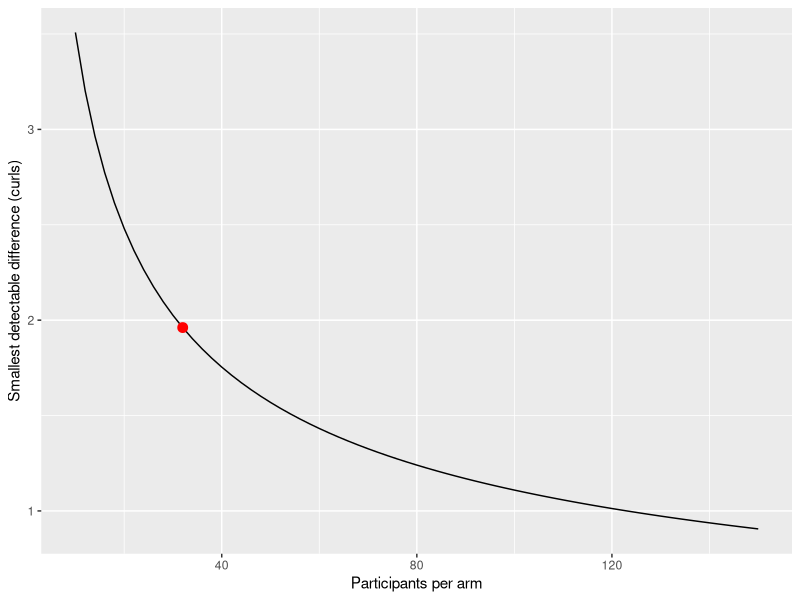
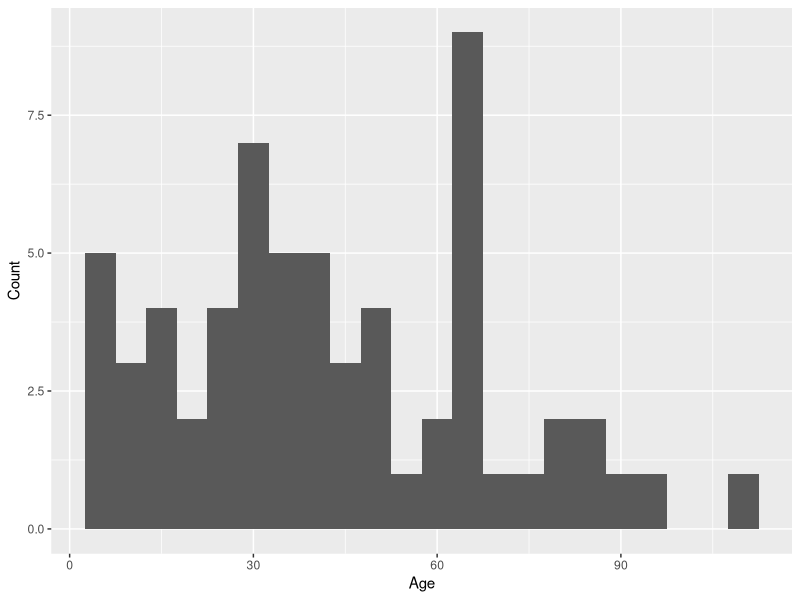
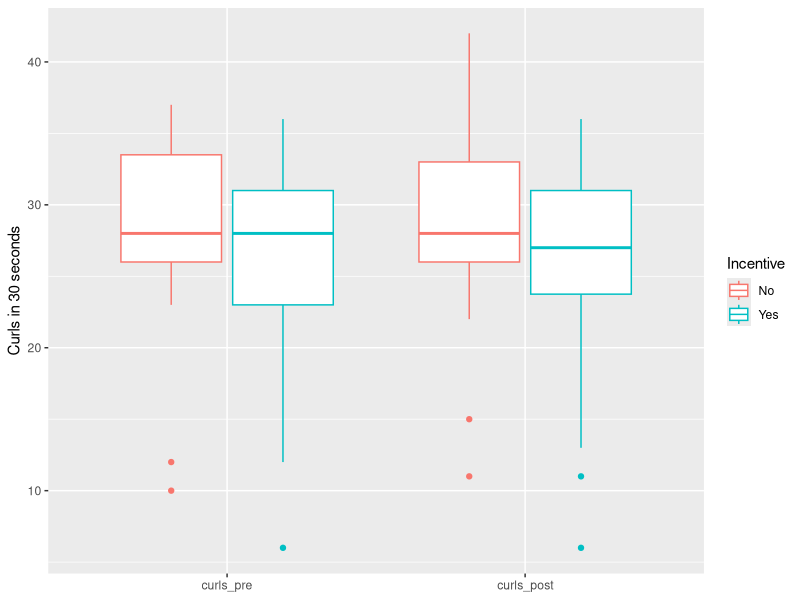
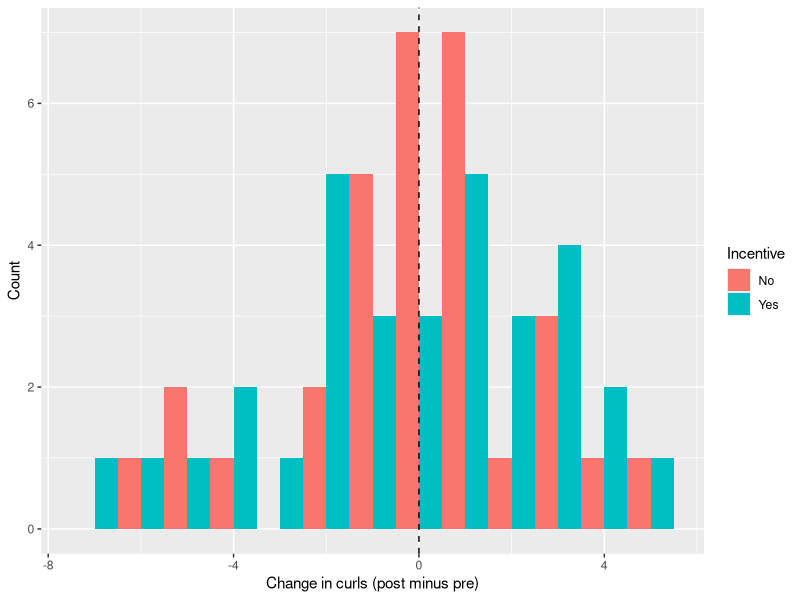
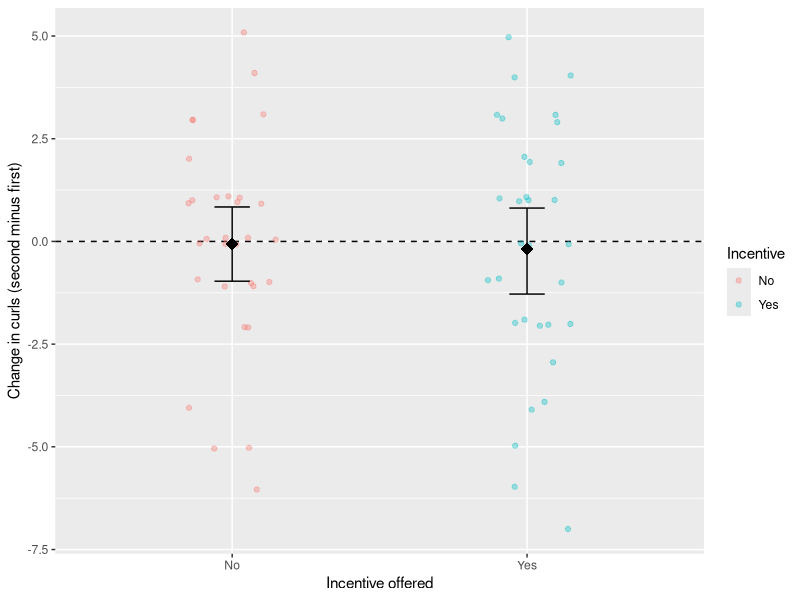
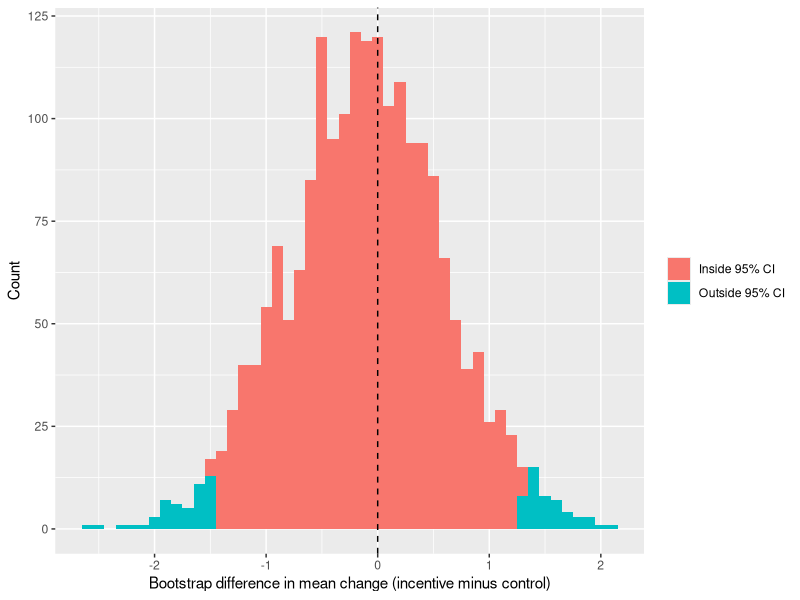

These charts were generated, in order, by the following R code:
## ---- chunk 1
library(tidyverse)
library(rsample)

# TODO: Include any other packages you need
## ---- chunk 2
sd_change <- 2.80
z_alpha <- qnorm(1 - 0.05 / 2)
z_beta <- qnorm(0.80)

tibble(n_per_arm = seq(10, 150, 2)) %>%
  mutate(detectable = (z_alpha + z_beta) * sd_change * sqrt(2 / n_per_arm)) %>%
  ggplot(aes(n_per_arm, detectable)) +
  geom_line() +
  geom_point(
    data = tibble(n_per_arm = 32,
                  detectable = (z_alpha + z_beta) * sd_change * sqrt(2 / 32)),
    colour = "red",
    size = 3
  ) +
  labs(
    x = "Participants per arm",
    y = "Smallest detectable difference (curls)"
  )
## ---- chunk 3
df_raw <- read_csv("./data/c10_combined.csv")

df_c10 <-
  df_raw %>%
  rename(
    person = `Person #`,
    house = `House #`,
    sex = Sex,
    age = Age,
    job = Job,
    income = Income,
    household_income = `Sum of everyone's census income at the same house number (master column B). Children and others with no income add 0. Household income`,
    married = Married,
    children = Children,
    curls_pre = `Curls 1`,
    curls_post = `Curls 2`,
    incentive = Incentive
  ) %>%
  mutate(change = curls_post - curls_pre)

df_c10 %>% glimpse()
## ---- chunk 4
df_c10 %>%
  ggplot(aes(age)) +
  geom_histogram(binwidth = 5) +
  labs(x = "Age", y = "Count")

df_c10 %>%
  mutate(age_group = cut(age, c(0, 18, 65, 120),
                         labels = c("under 18", "18 to 65", "over 65"))) %>%
  group_by(age_group) %>%
  summarize(
    n = n(),
    mean_curls_pre = round(mean(curls_pre), 1),
    mean_change = round(mean(change), 2)
  )
## ---- chunk 5
df_c10 %>%
  group_by(incentive) %>%
  summarize(
    n = n(),
    pct_female = round(100 * mean(sex == "female")),
    mean_age = round(mean(age), 1),
    mean_curls_pre = round(mean(curls_pre), 1)
  )
## ---- chunk 6
df_c10 %>%
  pivot_longer(
    cols = c(curls_pre, curls_post),
    names_to = "timing",
    values_to = "curls"
  ) %>%
  mutate(timing = fct_relevel(timing, "curls_pre")) %>%
  ggplot(aes(timing, curls, color = incentive)) +
  geom_boxplot() +
  labs(x = NULL, y = "Curls in 30 seconds", color = "Incentive")

df_c10 %>%
  ggplot(aes(change, fill = incentive)) +
  geom_histogram(binwidth = 1, position = "dodge") +
  geom_vline(xintercept = 0, linetype = "dashed") +
  labs(x = "Change in curls (post minus pre)", y = "Count", fill = "Incentive")

df_c10 %>%
  group_by(incentive) %>%
  summarize(
    n = n(),
    mean_pre = round(mean(curls_pre), 1),
    mean_post = round(mean(curls_post), 1),
    mean_change = round(mean(change), 2),
    sd_change = round(sd(change), 2)
  )
## ---- chunk 7
df_c10 %>%
  group_by(sex, incentive) %>%
  summarize(n = n(), mean_change = round(mean(change), 2), .groups = "drop")
## ---- chunk 8
df_c10 %>%
  group_by(incentive) %>%
  summarize(
    n = n(),
    mean_change = round(mean(change), 2),
    sd_change = round(sd(change), 2)
  )
## ---- chunk 9
set.seed(101)

## Bootstrap a confidence interval on each group's mean change
df_arm_ci <-
  df_c10 %>%
  group_by(incentive) %>%
  group_modify(function(group_df, key) {
    boot <-
      bootstraps(group_df, times = 2000) %>%
      mutate(m = map_dbl(splits, function(sp) mean(analysis(sp)$change)))
    tibble(
      mean_change = mean(group_df$change),
      lo = quantile(boot$m, 0.025),
      hi = quantile(boot$m, 0.975)
    )
  }) %>%
  ungroup()

df_arm_ci

df_c10 %>%
  ggplot(aes(incentive, change, colour = incentive)) +
  geom_hline(yintercept = 0, linetype = "dashed") +
  geom_jitter(width = 0.15, height = 0.1, alpha = 0.35) +
  geom_errorbar(
    data = df_arm_ci,
    mapping = aes(incentive, ymin = lo, ymax = hi),
    width = 0.12,
    inherit.aes = FALSE
  ) +
  geom_point(
    data = df_arm_ci,
    mapping = aes(incentive, mean_change),
    size = 4,
    shape = 18,
    inherit.aes = FALSE
  ) +
  labs(
    x = "Incentive offered",
    y = "Change in curls (second minus first)",
    colour = "Incentive"
  )
## ---- chunk 10
set.seed(101)

df_interval <-
  df_c10 %>%
  bootstraps(times = 2000) %>%
  mutate(
    diff = map_dbl(
      splits,
      function(split_df) {
        a <- analysis(split_df)
        mean(a$change[a$incentive == "Yes"]) - mean(a$change[a$incentive == "No"])
      }
    )
  )

df_interval %>%
  summarize(
    estimate = mean(df_c10$change[df_c10$incentive == "Yes"]) -
               mean(df_c10$change[df_c10$incentive == "No"]),
    lo = quantile(diff, 0.025, na.rm = TRUE),
    hi = quantile(diff, 0.975, na.rm = TRUE)
  )
## ---- chunk 11
df_interval %>%
  mutate(
    inside = if_else(
      diff >= quantile(diff, 0.025) & diff <= quantile(diff, 0.975),
      "Inside 95% CI",
      "Outside 95% CI"
    )
  ) %>%
  ggplot(aes(diff, fill = inside)) +
  geom_histogram(binwidth = 0.1) +
  geom_vline(xintercept = 0, linetype = "dashed") +
  labs(
    fill = NULL,
    x = "Bootstrap difference in mean change (incentive minus control)",
    y = "Count"
  )
